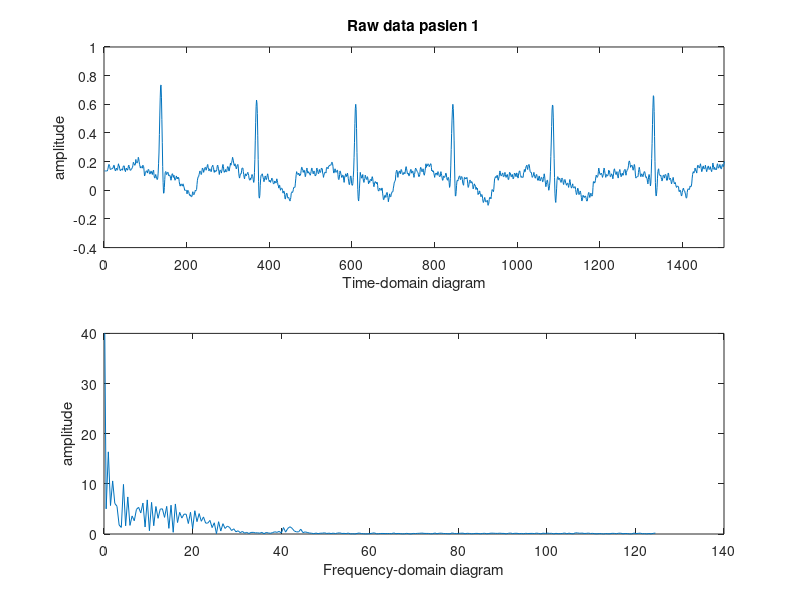
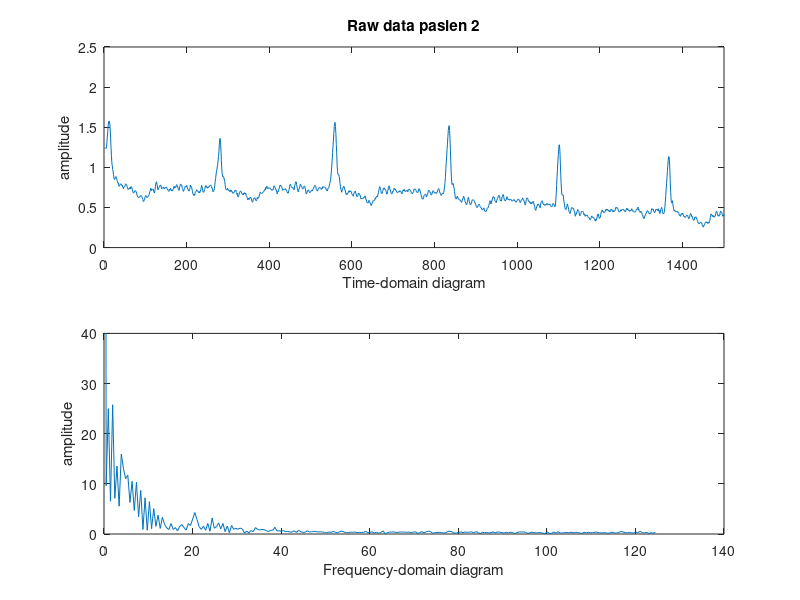
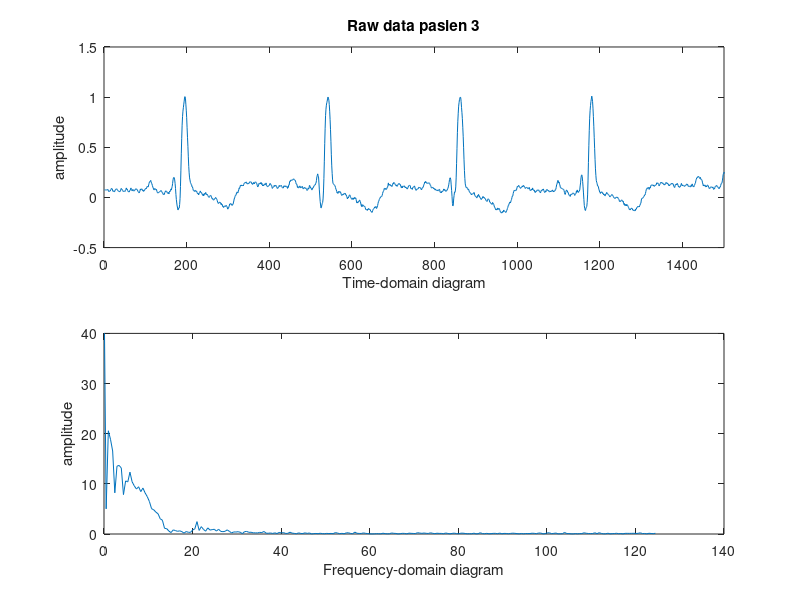
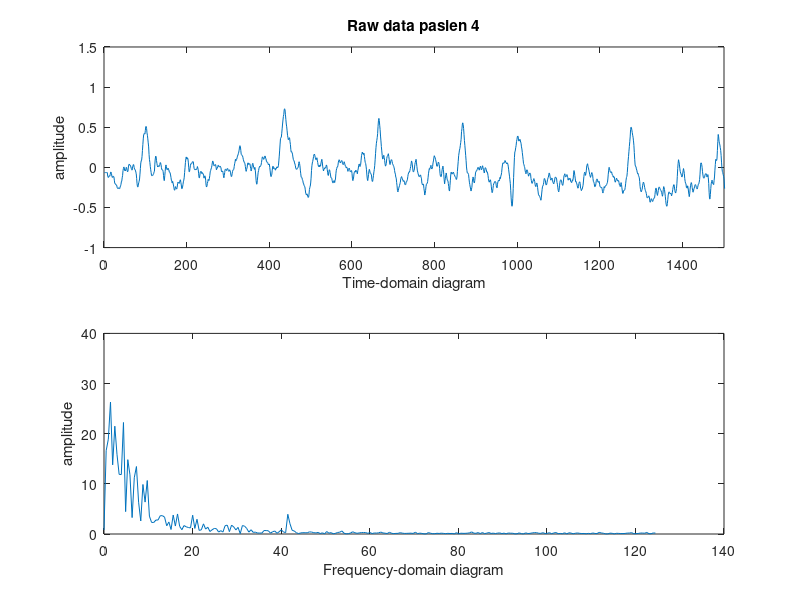

Here is the MATLAB script that generated these plots, in order: (Note: this script raises an error after producing the figures.)
%% Import Data (We only use MLII data)
clc; clear all; close all;
file_pasien1 = csvread ('samples_234.csv',3 , 2);
file_pasien2 = csvread ('samples_116.csv',3 , 2);
file_pasien3 = csvread ('samples_231.csv',3 , 2);
file_pasien4 = csvread ('samples_203.csv',3 , 2);
file_pasien5 = csvread ('samples_207.csv',3 , 2);
data_pasien1 = file_pasien1(:, 1);
data_pasien2 = file_pasien2(:, 1)*-1;
data_pasien3 = file_pasien3(:, 1);
data_pasien4 = file_pasien4(:, 1)*-1;
data_pasien5 = file_pasien5(:, 1);

%% Prepare to show raw data
fs=250;    %sampling frequency (Hz)

z1 = fft(data_pasien1,512);
AFs_filt1 = abs(z1);
f1 = fs/512*(0:255);

z2 = fft(data_pasien2,512);
AFs_filt2 = abs(z2);
f2 = fs/512*(0:255);

z3 = fft(data_pasien3,512);
AFs_filt3 = abs(z3);
f3 = fs/512*(0:255);

z4 = fft(data_pasien4,512);
AFs_filt4 = abs(z4);
f4 = fs/512*(0:255);

z5 = fft(data_pasien5,512);
AFs_filt5 = abs(z5);
f5 = fs/512*(0:255);

%% Show raw data
figure(1)
subplot(2,1,1);
plot(data_pasien1);
xlim([0 1500]);
xlabel('time/s');
ylabel('amplitude');
xlabel('Time-domain diagram');
title('Raw data pasien 1');
subplot(2,1,2);
plot(f1,AFs_filt1(1:256));
ylim([0 40]);
xlabel('frequency/Hz');
ylabel('amplitude');
xlabel('Frequency-domain diagram');

figure(2)
subplot(2,1,1);
plot(data_pasien2);
xlim([0 1500]);
xlabel('time/s');
ylabel('amplitude');
xlabel('Time-domain diagram');
title('Raw data pasien 2');
subplot(2,1,2);
plot(f2,AFs_filt2(1:256));
ylim([0 40]);
xlabel('frequency/Hz');
ylabel('amplitude');
xlabel('Frequency-domain diagram');

figure(3)
subplot(2,1,1);
plot(data_pasien3);
xlim([0 1500]);
xlabel('time/s');
ylabel('amplitude');
xlabel('Time-domain diagram');
title('Raw data pasien 3');
subplot(2,1,2);
plot(f3,AFs_filt3(1:256));
ylim([0 40]);
xlabel('frequency/Hz');
ylabel('amplitude');
xlabel('Frequency-domain diagram');

figure(4)
subplot(2,1,1);
plot(data_pasien4);
xlim([0 1500]);
xlabel('time/s');
ylabel('amplitude');
xlabel('Time-domain diagram');
title('Raw data pasien 4');
subplot(2,1,2);
plot(f4,AFs_filt4(1:256));
ylim([0 40]);
xlabel('frequency/Hz');
ylabel('amplitude');
xlabel('Frequency-domain diagram');

figure(5)
subplot(2,1,1);
plot(data_pasien5);
xlim([0 1500]);
xlabel('time/s');
ylabel('amplitude');
xlabel('Time-domain diagram');
title('Raw data pasien 5');
subplot(2,1,2);
plot(f5,AFs_filt5(1:256));
ylim([0 40]);
xlabel('frequency/Hz');
ylabel('amplitude');
xlabel('Frequency-domain diagram');

%% Design Filter
b = fir1(48,[0.00536 0.32]); %Bandpass filter 0.00536*(250/2)=0.67Hz & 0.32*(250/2)=40Hz -> 250 = fs
[h,f] = freqz(b,1,512); %amplitude-frequency characteristic diagram
figure(6)
plot(f*fs/(2*pi),20*log10(abs(h)))
xlabel('frequency/Hz');
ylabel('gain/dB');
title('The gain response of bandpass filter');

%% Filtering
sf1 = filter(b,1,data_pasien1);%use function filter
z6 = fft(sf1,512);
AFs_filt6 = abs(z6);
f6 = fs/512*(0:255);

sf2 = filter(b,1,data_pasien2);%use function filter
z7 = fft(sf2,512);
AFs_filt7 = abs(z7);
f7 = fs/512*(0:255);

sf3 = filter(b,1,data_pasien3);%use function filter
z8 = fft(sf3,512);
AFs_filt8 = abs(z8);
f8 = fs/512*(0:255);

sf4 = filter(b,1,data_pasien4);%use function filter
z9 = fft(sf4,512);
AFs_filt9 = abs(z9);
f9 = fs/512*(0:255);

sf5 = filter(b,1,data_pasien5);%use function filter
z10 = fft(sf5,512);
AFs_filt10 = abs(z10);
f10 = fs/512*(0:255);

%% Show data after filtering (only show pasien 1)
figure(7);
subplot(2,1,1);
plot(sf1);
xlim([0 1500]);
xlabel('time/s');
ylabel('amplitude');
xlabel('Time-domain diagram');
title('Pasien 1 - After Bandpass Filter');
subplot(2,1,2);
plot(f6,AFs_filt6(1:256))
ylim([0 40]);
xlabel('frequency/Hz');
ylabel('amplitude');
xlabel('Frequency-domain diagram');

%% Wavelet symlet
wavelet1 = wden(sf1,'modwtsqtwolog','s','mln',4,'sym4');
z11 = fft(wavelet1,512);
AFs_filt11 = abs(z11);
f11 = fs/512*(0:255);

wavelet2 = wden(sf2,'modwtsqtwolog','s','mln',4,'sym4');
z12 = fft(wavelet2,512);
AFs_filt12 = abs(z12);
f12 = fs/512*(0:255);

wavelet3 = wden(sf3,'modwtsqtwolog','s','mln',4,'sym4');
z13 = fft(wavelet3,512);
AFs_filt13 = abs(z13);
f13 = fs/512*(0:255);

wavelet4 = wden(sf4,'modwtsqtwolog','s','mln',4,'sym4');
z14 = fft(wavelet4,512);
AFs_filt14 = abs(z14);
f14 = fs/512*(0:255);

wavelet5 = wden(sf5,'modwtsqtwolog','s','mln',4,'sym4');
z15 = fft(wavelet5,512);
AFs_filt15 = abs(z15);
f15 = fs/512*(0:255);

%% Show data after wavelet symlet (only show pasien 1)
figure(8);
subplot(2,1,1);
plot(wavelet1);
xlim([0 1500]);
xlabel('time/s');
ylabel('amplitude');
xlabel('Time-domain diagram');
title('Pasien 1 - After Wavelet Filter');
subplot(2,1,2);
plot(f11,AFs_filt11(1:256))
ylim([0 40]);
xlabel('frequency/Hz');
ylabel('amplitude');
xlabel('Frequency-domain diagram');

%% QRS Detection
EKG1 = wavelet1;
EKG2 = wavelet2;
EKG3 = wavelet3;
EKG4 = wavelet4;
EKG5 = wavelet5;
t = [0:size(EKG1,2)-1]/fs;

[R1,TR1]  = findpeaks( EKG1, t, 'MinPeakHeight',0.2, 'MinPeakDistance',0.75);
[R2,TR2]  = findpeaks( EKG2, t, 'MinPeakHeight',0.7, 'MinPeakDistance',0.75);
[R3,TR3]  = findpeaks( EKG3, t, 'MinPeakHeight',0.4, 'MinPeakDistance',0.75);
[R4,TR4]  = findpeaks( EKG4, t, 'MinPeakHeight',0.2, 'MinPeakDistance',0.5);
[R5,TR5]  = findpeaks( EKG5, t, 'MinPeakHeight',0.75, 'MinPeakDistance',0.9);

%% Show R-Peak
figure(9);
plot(t, EKG1);
hold on;
plot(TR1, R1, '^r');
hold off;
grid;
axis([0  60    ylim]);
legend('EKG', 'R');
title('Pasien 1 - R-peak Detection');

figure(10);
plot(t, EKG2);
hold on;
plot(TR2, R2, '^r');
hold off;
grid;
axis([0  60    ylim]);
legend('EKG', 'R');
title('Pasien 2 - R-peak Detection');

figure(11);
plot(t, EKG3);
hold on;
plot(TR3, R3, '^r');
hold off;
grid;
axis([0  60    ylim]);
legend('EKG', 'R');
title('Pasien 3 - R-peak Detection');

figure(12);
plot(t, EKG4);
hold on;
plot(TR4, R4, '^r');
hold off;
grid;
axis([0  60    ylim]);
legend('EKG', 'R');
title('Pasien 4 - R-peak Detection');

figure(13);
plot(t, EKG5);
hold on;
plot(TR5, R5, '^r');
hold off;
grid;
axis([0  60    ylim]);
legend('EKG', 'R');
title('Pasien 5 - R-peak Detection');

%% Find time difference between R-peak
diffTR1 = diff(TR1);
diffTR2 = diff(TR2);
diffTR3 = diff(TR3);
diffTR4 = diff(TR4);
diffTR5 = diff(TR5);
average1 = sum(diffTR1)/length(diffTR1);
average2 = sum(diffTR2)/length(diffTR2);
average3 = sum(diffTR3)/length(diffTR3);
average4 = sum(diffTR4)/length(diffTR4);
average5 = sum(diffTR5)/length(diffTR5);
min1 = min(diffTR1);
min2 = min(diffTR2);
min3 = min(diffTR3);
min4 = min(diffTR4);
min5 = min(diffTR5);
max1 = max(diffTR1);
max2 = max(diffTR2);
max3 = max(diffTR3);
max4 = max(diffTR4);
max5 = max(diffTR5);

names = {'pasien 1';'pasien 2';'pasien 3';'pasien 4';'pasien 5'};
averages = [average1;average2;average3;average4;average5];
lengths = [length(diffTR1);length(diffTR2);length(diffTR3);length(diffTR4);length(diffTR5)];
variances = [var(diffTR1);var(diffTR2);var(diffTR3);var(diffTR4);var(diffTR5)];
min = [min1;min2;min3;min4;min5];
max = [max1;max2;max3;max4;max5];

figure(14);
T = table(averages,lengths,variances,min,max,'RowNames',names);
uitable('Data',T{:,:},'ColumnName',T.Properties.VariableNames,...
    'RowName',T.Properties.RowNames,'Units', 'Normalized', 'Position',[0, 0, 1, 1]);

%% Variance and analysis
figure(15);
subplot(2,1,1);
norm = histfit(diffTR1,10,'normal')
[muHat, sigmaHat] = normfit(diffTR1);
lowBound = muHat - 3 * sigmaHat;
highBound = muHat + 3 * sigmaHat;
yl = ylim;
grid on;
ylabel('Count');
xlabel('second');
title('Pasien 1 - Normal distribution');
subplot(2,1,2);
plot(diffTR1)
ylabel('second');
xlabel('time-domain');

figure(16);
subplot(2,1,1);
norm = histfit(diffTR2,10,'normal')
[muHat, sigmaHat] = normfit(diffTR2);
lowBound = muHat - 3 * sigmaHat;
highBound = muHat + 3 * sigmaHat;
yl = ylim;
grid on;
ylabel('Count');
xlabel('second');
title('Pasien 2 - Normal distribution');
subplot(2,1,2);
plot(diffTR2)
ylabel('second');
xlabel('time-domain');

figure(17);
subplot(2,1,1);
norm = histfit(diffTR3,10,'normal')
[muHat, sigmaHat] = normfit(diffTR3);
lowBound = muHat - 3 * sigmaHat;
highBound = muHat + 3 * sigmaHat;
yl = ylim;
grid on;
ylabel('Count');
xlabel('second');
title('Pasien 3 - Normal distribution');
subplot(2,1,2);
plot(diffTR3)
ylabel('second');
xlabel('time-domain');

figure(18);
subplot(2,1,1);
norm = histfit(diffTR4,10,'normal')
[muHat, sigmaHat] = normfit(diffTR4);
lowBound = muHat - 3 * sigmaHat;
highBound = muHat + 3 * sigmaHat;
yl = ylim;
grid on;
ylabel('Count');
xlabel('second');
title('Pasien 4 - Normal distribution');
subplot(2,1,2);
plot(diffTR4)
ylabel('second');
xlabel('time-domain');

figure(19);
subplot(2,1,1);
norm = histfit(diffTR5,10,'normal')
[muHat, sigmaHat] = normfit(diffTR5);
lowBound = muHat - 3 * sigmaHat;
highBound = muHat + 3 * sigmaHat;
yl = ylim;
grid on;
ylabel('Count');
xlabel('second');
title('Pasien 5 - Normal distribution');
subplot(2,1,2);
plot(diffTR5)
ylabel('second');
xlabel('time-domain');